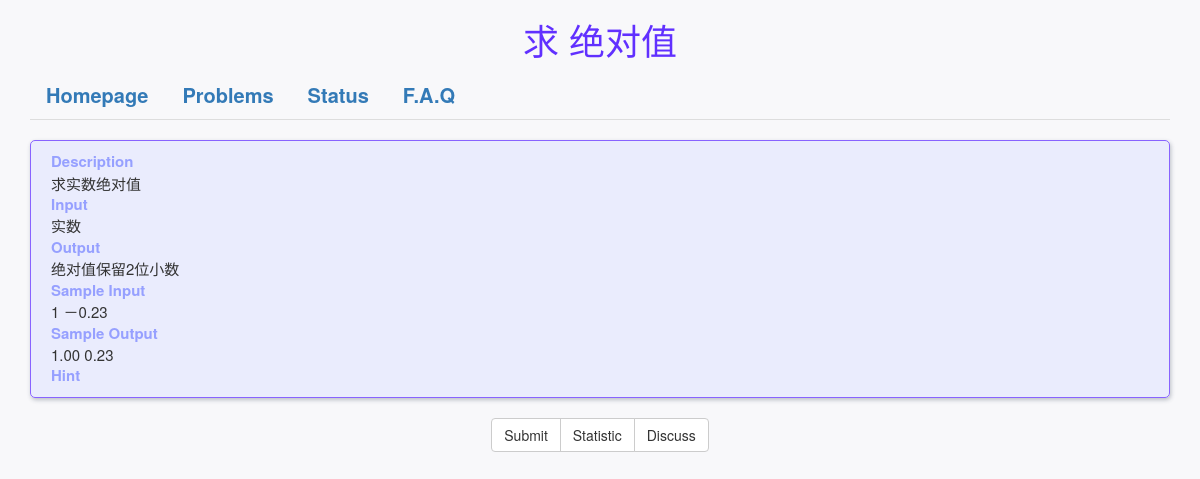
Screenshot of /problems/2 with the database file from the repository.
### App/models.py (models this page shows, shortened)
class Problem(db.Model):
    id = db.Column(db.Integer, primary_key = True, unique = True)
    title = db.Column(db.String(300))
    description = db.Column(db.String(9999))
    pbinput = db.Column(db.String(9999))
    pboutput = db.Column(db.String(9999))
    sinput = db.Column(db.String(9999))
    soutput = db.Column(db.String(9999))
    hint = db.Column(db.String(9999))
    ratio = db.Column(db.Float, default = 0.0)
    accnt = db.Column(db.Integer, default = 0)
    submitcnt = db.Column(db.Integer, default = 0)
    timelmt = db.Column(db.Integer)
    memorylmt = db.Column(db.Integer)
    visible = db.Column(db.Boolean)

### App/view.py (the view)
@app.route('/problems/<problemid>')
def Showprb(problemid):
  problem = Problem.query.get(problemid)
  return render_template('prbbase.html', problem = problem)

### App/view.py (called while the page is built)
@app.before_request
def before_request():
  g.user = current_user
  if g.user.is_authenticated():
    g.url = url_for('Profile', userid = g.user.userid)
  info = Info.query.order_by(Info.id.desc()).first()
  g.info = info.contents

### App/templates/prbbase.html (shortened to what this page needs)
<!DOCTYPE html>
<html>
	<head>
		<link href = "../static/css/main.css" rel = "stylesheet">
		<link rel="stylesheet" href="../static/css/bootstrap.css">
	</head>
	<body id="problem">
		<div class="container" >
			<center><h1> {{ problem.title }} </h1> </center>
			<div class = "nav" id="problem">
	            <ul class = "nav nav-tabs">
	                <li> <a href = "/"> Homepage </a> </li>
	                <li> <a href = {{ url_for("Problems")}}> Problems </a> </li>
	                <li> <a href = {{ url_for("Status")}}> Status </a> </li>
	                <li> <a href = "/FAQ/"> F.A.Q </a> </li>
	            </ul>
	    	</div>
			<div id="jumbotron">
				    <dl id = "problem">
					  <dt> Description </dt>
					  <dd> {{ problem.description }} </dd>
					  <dt> Input </dt>
					  <dd> {{ problem.pbinput }} </dd>
					  <dt> Output </dt>
					  <dd> {{ problem.pboutput }} </dd>
					  <dt> Sample Input </dt>
					  <dd> {{ problem.sinput }} </dd>
					  <dt> Sample Output </dt>
					  <dd> {{ problem.soutput }} </dd>
					  <dt> Hint </dt>
					</dl>
			</div>
			<center>
				<div class="btn-group" role="group" id = "submit">
					<a href= {{ url_for('Submits', problemid = problem.id) }} class="btn btn-default" role="button"> Submit </a>
					<a href= "/status/"class="btn btn-default" role="button"> Statistic </a>
					<a  class="btn btn-default" role="button" href= "{{ url_for('Discuss', pbid = problem.id) }}"> Discuss </a>
				</div>
			</center>
		</div>
	</body>
</html>

### App/static/css/main.css (style rules this page uses)
.nav { font-weight: bold; }
.nav-tabs { font-size: 20px; }
#jumbotron { margin-top: 20px; }
#problem { font-size: 15px; background-color: rgb(248,248,250); }
#problem h1 { color: rgb(97,48,255); }
#problem dl { background-color:rgba(226,229,255,0.6); padding: 10px 20px; border-radius: 5px; border:3px solid; border-width: 1px; border-color: rgb(136,99,255); box-shadow: 1px 2px 4px rgba(46,59,78, 0.3), 0 2px rgba(255,255,255, 0.06); text-align: left; }
#problem dt { color:rgb(150,160,255); }

### rows the page displays
Problem: title "求 绝对值", description "求实数绝对值", pbinput "实数", pboutput "绝对值保留2位小数", sinput "1 －0.23", soutput "1.00 0.23"
